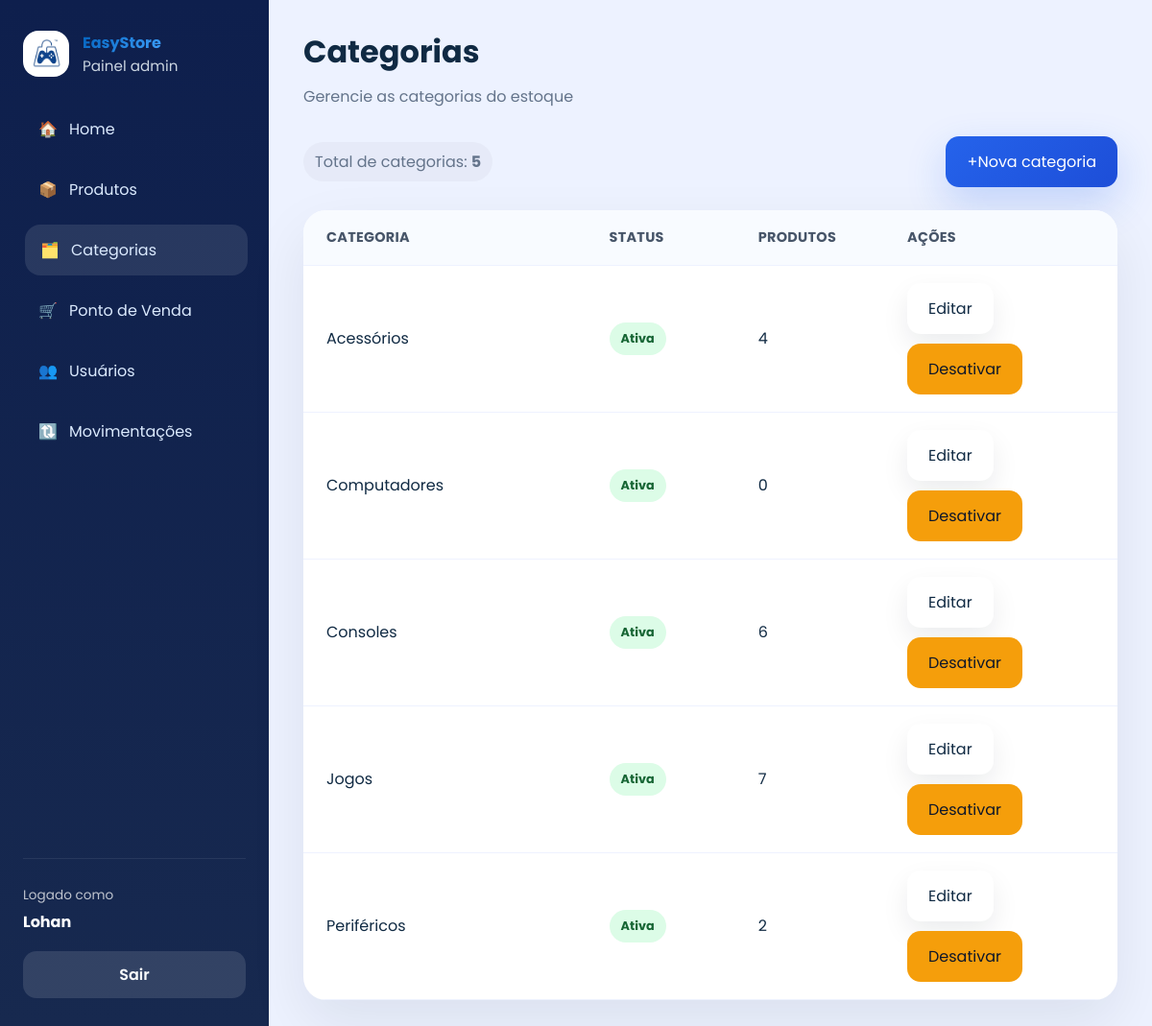
Screenshot of /categorias/ (signed in) with the database file from the repository.
### app/models/categoria.py (models this page shows)
class Categoria(Base):
    __tablename__ = "categorias"
    id = Column(Integer, primary_key=True, autoincrement=True, index=True)
    nome = Column(String(167), nullable=False, unique=True)
    descricao = Column(String(255), nullable=True)
    ativo = Column(Boolean, default=True)
    produtos = relationship("Produto", back_populates="categoria", lazy="select")

### app/controllers/categoria_controller.py (the view)
@router.get("/")
def listar_categorias(
    request: Request,
    db: Session = Depends(get_db),
    admin = Depends(get_admin)
):
    categorias = db.query(Categoria).order_by(Categoria.nome).all()
    return templates.TemplateResponse(
        request,
        "admin/categorias.html",
        {
            "request":      request,
            "usuario":      admin,
            "categorias":   categorias,
            "page_title":   "Categorias",
            "page_subtitle":"Gerencie as categorias do estoque",
            "css_path":     "css/cadastros.css",
            "active":       "categorias",
        }
    )

### app/templates/admin/categorias.html
{% extends "admin/base.html" %}
{% block content %}
<div class="table-actions">
  <div class="detail-pill">Total de categorias: <strong>{{ categorias|length }}</strong></div>
  <a href="/categorias/nova" class="btn btn-primary">+Nova categoria</a>
</div>
<div class="table-card categories-table">
  <div class="table-row header">
    <div>Categoria</div>
    <div>Status</div>
    <div>Produtos</div>
    <div>Ações</div>
  </div>
  {% for categoria in categorias %}
  <div class="table-row">
    <div>{{ categoria.nome }}</div>
    <div><span class="status-badge {% if categoria.ativo %}active{% else %}inactive{% endif %}">{{ 'Ativa' if categoria.ativo else 'Inativa' }}</span></div>
    <div>{{ categoria.produtos|length }}</div>
    <div class="actions">
      <a href="/categorias/{{ categoria.id }}/editar" class="btn btn-secondary">Editar</a>
      <form action="/categorias/{{ categoria.id }}/toggle-ativo" method="post"><button type="submit" class="btn btn-warning">{% if categoria.ativo %}Desativar{% else %}Ativar{% endif %}</button></form>
    </div>
  </div>
  {% endfor %}
</div>
{% endblock %}

### app/static/css/admin.css (style rules this page uses)
:root { --bg: #edf2ff; --surface: #ffffff; --surface-soft: #f8fafc; --text: #102a43; --muted: #64748b; --primary: #2563eb; --primary-dark: #1d4ed8; --success: #16a34a; --warning: #f59e0b; --danger: #dc2626; --radius: 24px; --shadow: 0 24px 60px rgba(15, 23, 42, 0.08); --transition: 0.25s ease; --color-dark: #0262bd; --color-primary: #3fa1fc; }
* { box-sizing: border-box; margin: 0; padding: 0; }
html, body { min-height: 100%; background: var(--bg); color: var(--text); font-family: 'Poppins', sans-serif; }
body { overflow-x: hidden; }
a { color: inherit; text-decoration: none; }
button { cursor: pointer; font: inherit; }
.btn { align-items: center; border: none; border-radius: 14px; display: inline-flex; justify-content: center; padding: 14px 22px; transition: transform var(--transition), box-shadow var(--transition); }
.btn-primary { background: linear-gradient(135deg, var(--primary), var(--primary-dark)); box-shadow: 0 16px 40px rgba(37, 99, 235, 0.22); color: #ffffff; }
.btn-secondary { background: var(--surface); box-shadow: 0 12px 28px rgba(15, 23, 42, 0.08); color: var(--text); }
.btn-warning { background: var(--warning); color: #0f172a; }
.card, .table-card, .form-card { background: var(--surface); border-radius: var(--radius); box-shadow: var(--shadow); }
.table-card { overflow: hidden; }
.table-row { align-items: center; border-bottom: 1px solid #eef2ff; display: grid; gap: 16px; padding: 18px 24px; }
.table-row.header { background: #f8fbff; color: #475569; font-size: 0.9rem; font-weight: 700; letter-spacing: 0.02em; text-transform: uppercase; }
.actions { display: flex; flex-wrap: wrap; gap: 10px; }
.status-badge { border-radius: 999px; display: inline-flex; font-size: 0.8rem; font-weight: 700; padding: 8px 12px; }
.status-badge.active, .status-badge.entrada { background: #dcfce7; color: #166534; }
.page-actions, .table-actions { align-items: center; display: flex; flex-wrap: wrap; gap: 16px; justify-content: space-between; }
.detail-pill { background: rgba(15, 23, 42, 0.03); border-radius: 999px; color: var(--muted); padding: 8px 12px; }

### app/static/css/cadastros.css (style rules this page uses)
.categories-table .table-row { grid-template-columns: 2fr 1fr 1fr 1.4fr; }

### rows the page displays
Categoria: nome "Acessórios", ativo "Ativa", produtos|length "4", shows "Desativar"
Categoria: nome "Computadores", ativo "Ativa", produtos|length "0", shows "Desativar"
Categoria: nome "Consoles", ativo "Ativa", produtos|length "6", shows "Desativar"
Categoria: nome "Jogos", ativo "Ativa", produtos|length "7", shows "Desativar"
Categoria: nome "Periféricos", ativo "Ativa", produtos|length "2", shows "Desativar"

### other values shown
{{ logged_name }} "Lohan"
{{ page_title }} "Categorias"
{{ page_subtitle }} "Gerencie as categorias do estoque"
{{ categorias|length }} "5"
